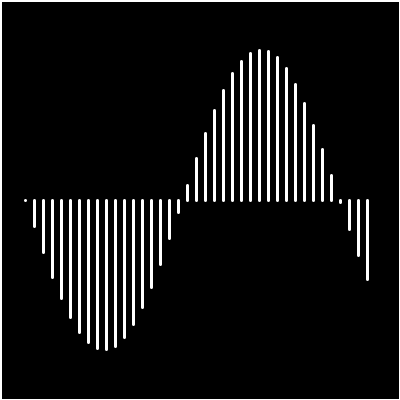
Frame 1 (no input)
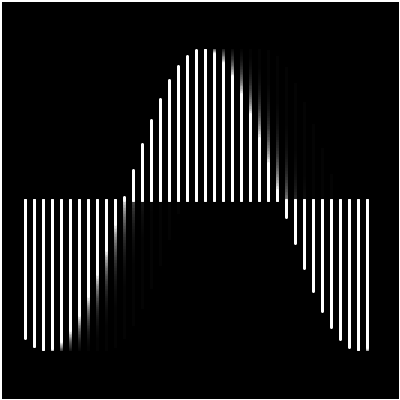
Frame 60 (the mouse pressed at the canvas centre just before this capture)
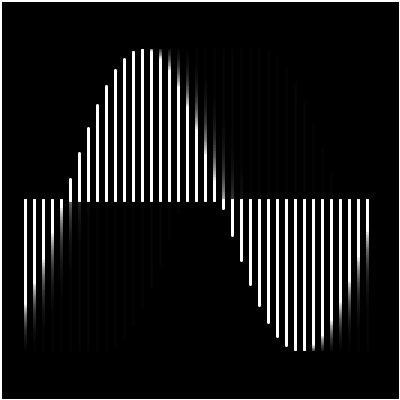
Frame 120 (the mouse held since frame 60 and released just before this capture)

The Processing sketch that drew these frames (run headless with seeded random() and noise(); from frame 60 on, the mouse is pressed at the canvas centre):

// Processing sketch: processing_173730
// ── processing_173730.pde

void setup() {
  size(400, 400);
  background(0);
  stroke(255);
  strokeWeight(3);
}

float x = 0;
void draw() {
  //Motion Blur effect
  fill(0, 30);
  rect(0, 0 , width, height);
  
  //The main loop
  float y = 0;
  //width-50 adds margin to the right side
  while (y < width-50) {
    //draws a line every 9 steps.
    //sin function starts from the middle of the screen (height/2)
    ////adds 150 as max height (if this value was 200 it would reach the top of the screen)
    line(25 + y, height/2 + 150 * sin(x/50 + y/50), 25 + y, height/2);
    y = y + 9;
  }

  x = x + 1;
}
